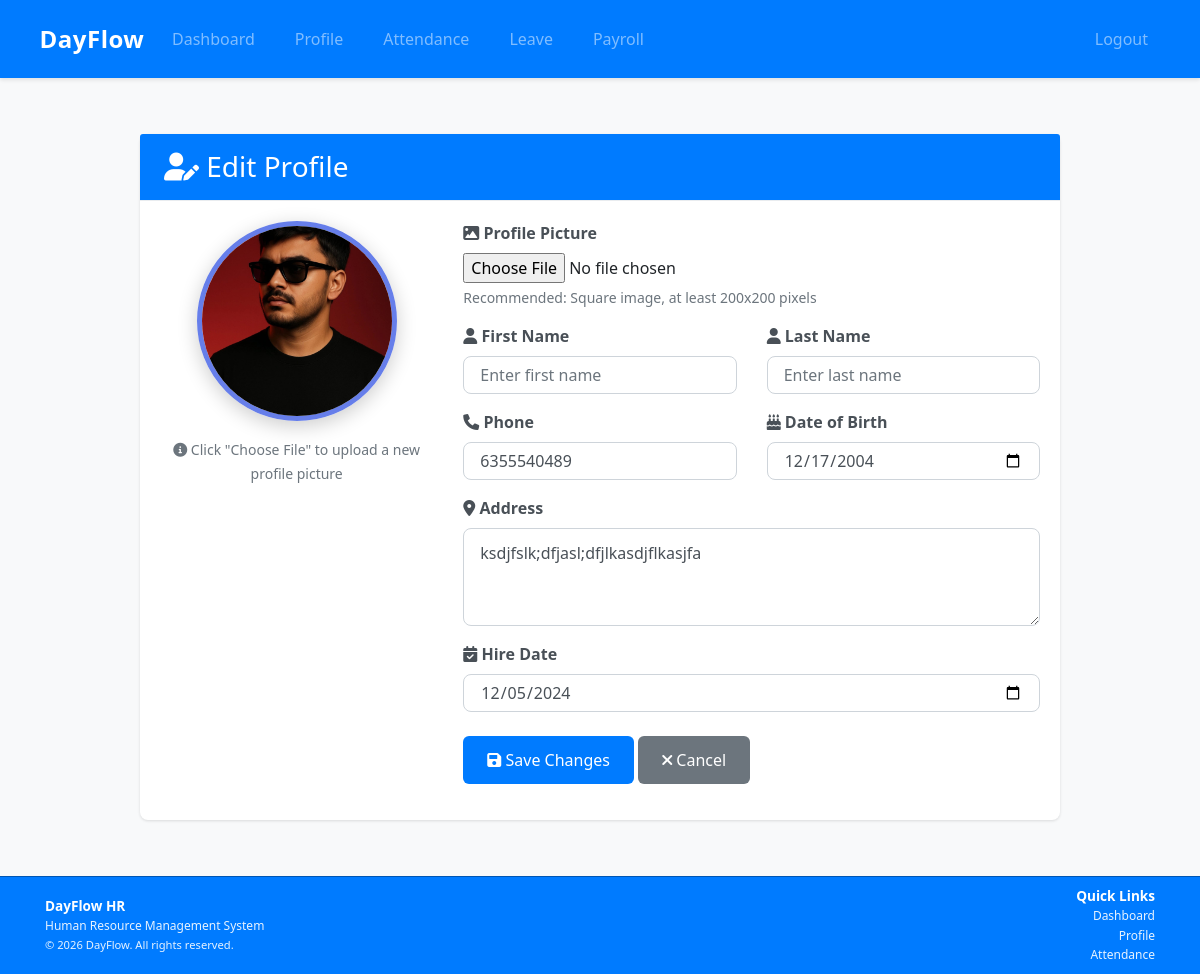
The app's page /employees/profile/edit/ (signed in) with its own data.
### apps/employees/models.py (models this page shows, shortened)
class EmployeeProfile(models.Model):
    user = models.OneToOneField(User, on_delete=models.CASCADE)
    phone = models.CharField(max_length=15, blank=True)
    address = models.TextField(blank=True)
    profile_pic = models.ImageField(upload_to='profile_pics/', blank=True, null=True)
    date_of_birth = models.DateField(blank=True, null=True)
    hire_date = models.DateField(blank=True, null=True)

### apps/employees/views.py (the view)
# urls.py: path('profile/edit/', views.edit_profile, name='edit_profile'),
@login_required
def edit_profile(request):
    profile, created = EmployeeProfile.objects.get_or_create(user=request.user)
    if request.method == 'POST':
        form = EmployeeProfileForm(request.POST, request.FILES, instance=profile)
        if form.is_valid():
            form.save()
            messages.success(request, 'Profile updated successfully.')
            return redirect('profile')
    else:
        form = EmployeeProfileForm(instance=profile)
    return render(request, 'employees/edit_profile.html', {'form': form})

### templates/employees/edit_profile.html (shortened to what this page needs)
{% extends 'base.html' %}
{% load bootstrap4 %}
{% load static %}
{% block content %}
<div class="fade-in">
    <div class="row justify-content-center">
        <div class="col-md-10">
            <div class="card shadow-sm">
                <div class="card-header bg-primary text-white">
                    <h3 class="mb-0"><i class="fas fa-user-edit"></i> Edit Profile</h3>
                </div>
                <div class="card-body">
                    <div class="row">
                        <div class="col-md-4 text-center mb-4 mb-md-0">
                            <div class="profile-preview-wrapper">
                                {% if form.instance.profile_pic %}
                                    <img src="{{ form.instance.profile_pic.url }}" alt="Current Profile Picture" id="profile-preview" class="profile-preview-image">
                                {% else %}
                                    <div class="profile-preview-placeholder" id="profile-preview-placeholder">
                                        <i class="fas fa-user fa-5x"></i>
                                        <p class="mt-2 text-muted">No image</p>
                                    </div>
                                    <img src="" alt="Profile Preview" id="profile-preview" class="profile-preview-image" style="display: none;">
                                {% endif %}
                            </div>
                            <p class="text-muted mt-3">
                                <small><i class="fas fa-info-circle"></i> Click "Choose File" to upload a new profile picture</small>
                            </p>
                        </div>
                        <div class="col-md-8">
                            <form method="post" enctype="multipart/form-data">
                                <div class="form-group">
                                    <label for="{{ form.profile_pic.id_for_label }}">
                                        <i class="fas fa-image"></i> Profile Picture
                                    </label>
                                    {{ form.profile_pic }}
                                    <small class="form-text text-muted">Recommended: Square image, at least 200x200 pixels</small>
                                </div>
                                <div class="row">
                                    <div class="col-md-6">
                                        <div class="form-group">
                                            <label for="{{ form.first_name.id_for_label }}">
                                                <i class="fas fa-user"></i> First Name
                                            </label>
                                            {{ form.first_name }}
                                        </div>
                                    </div>
                                    <div class="col-md-6">
                                        <div class="form-group">
                                            <label for="{{ form.last_name.id_for_label }}">
                                                <i class="fas fa-user"></i> Last Name
                                            </label>
                                            {{ form.last_name }}
                                        </div>
                                    </div>
                                </div>
                                <div class="row">
                                    <div class="col-md-6">
                                        <div class="form-group">
                                            <label for="{{ form.phone.id_for_label }}">
                                                <i class="fas fa-phone"></i> Phone
                                            </label>
                                            {{ form.phone }}
                                        </div>
                                    </div>
                                    <div class="col-md-6">
                                        <div class="form-group">
                                            <label for="{{ form.date_of_birth.id_for_label }}">
                                                <i class="fas fa-birthday-cake"></i> Date of Birth
                                            </label>
                                            {{ form.date_of_birth }}
                                        </div>
                                    </div>
                                </div>
                                <div class="form-group">
                                    <label for="{{ form.address.id_for_label }}">
                                        <i class="fas fa-map-marker-alt"></i> Address
                                    </label>
                                    {{ form.address }}
                                </div>
                                <div class="form-group">
                                    <label for="{{ form.hire_date.id_for_label }}">
                                        <i class="fas fa-calendar-check"></i> Hire Date
                                    </label>
                                    {{ form.hire_date }}
                                </div>
                                <div class="form-group mt-4">
                                    <button type="submit" class="btn btn-primary btn-lg">
                                        <i class="fas fa-save"></i> Save Changes
                                    </button>
                                    <a href="{% url 'profile' %}" class="btn btn-secondary btn-lg">
                                        <i class="fas fa-times"></i> Cancel
                                    </a>
                                </div>
                            </form>
                        </div>
                    </div>
                </div>
            </div>
        </div>
    </div>
</div>
{% endblock %}

### static/css/style.css (style rules this page uses)
* { transition: all 0.3s ease; }
body { font-family: 'Segoe UI', Tahoma, Geneva, Verdana, sans-serif; background-color: #f8f9fa; min-height: 100vh; display: flex; flex-direction: column; }
.card { box-shadow: 0 1px 3px rgba(0,0,0,0.12); border: 1px solid #e9ecef; border-radius: 8px; margin-bottom: 1.5rem; transition: all 0.2s ease; background: white; }
.card-header { border-bottom: 1px solid #e9ecef; font-weight: 600; padding: 1rem 1.5rem; background-color: #f8f9fa; }
.shadow-sm { box-shadow: 0 1px 3px rgba(0,0,0,0.12) !important; }
.btn { border-radius: 6px; font-weight: 500; padding: 0.5rem 1.25rem; transition: all 0.2s ease; border: none; }
.btn-primary { background-color: #007bff; color: white; }
.btn-secondary { background-color: #6c757d; color: white; }
.btn-lg { padding: 0.75rem 1.5rem; font-size: 1rem; }
.card { border: none; box-shadow: 0 4px 6px rgba(0, 0, 0, 0.07); transition: all 0.3s ease; }
.fade-in { animation: fadeIn 0.6s ease-in; }
.form-control { border-radius: 6px; border: 1px solid #ced4da; padding: 0.625rem 0.875rem; transition: all 0.2s ease; }
.form-group label { font-weight: 600; margin-bottom: 0.5rem; color: #495057; }
.fade-in { animation: fadeIn 0.4s ease; }
.text-muted { color: #6c757d !important; }
html { scroll-behavior: smooth; }

### templates/employees/edit_profile.html (style rules this page uses)
.profile-preview-wrapper { position: relative; display: inline-block; }
.profile-preview-image { width: 200px; height: 200px; border-radius: 50%; object-fit: cover; border: 5px solid #667eea; box-shadow: 0 5px 20px rgba(0,0,0,0.2); }
.form-control { border-radius: 8px; padding: 0.75rem 1rem; }
.form-group label { font-weight: 600; color: #495057; margin-bottom: 0.5rem; }

### records on screen
EmployeeProfile: instance.profile_pic (picture), phone "6355540489", date_of_birth "12/17/2004", address "ksdjfslk;dfjasl;dfjlkasdjflkasjfa", hire_date "12/05/2024"
